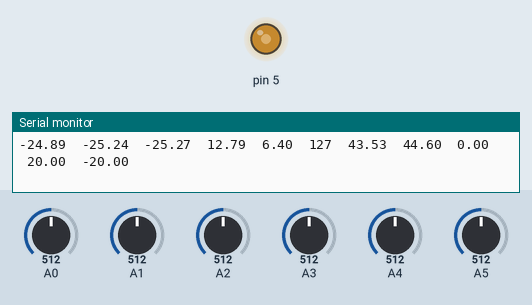
Bench run of a sketch on a simulated Arduino Uno, built with avr-gcc and run on an emulated ATmega328P. On the bench: output pins drawn as LEDs (lit = HIGH), the last lines printed to the serial monitor. Inputs (shaded band) come from the test bench; at power-on: A5 = 512, A3 = 512, A0 = 512, A1 = 512, A2 = 512, A4 = 512.

Above: at 1.2 s.
1.3 s: A5 set to 190
At 2.2 s:
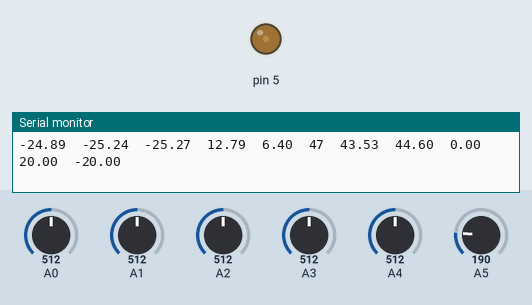
2.8 s: A5 set to 716
At 4.0 s:
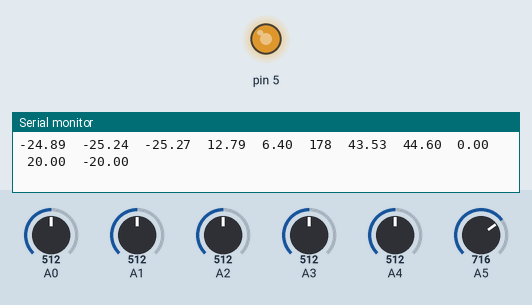
4.3 s: A5 set to 992
At 5.6 s:
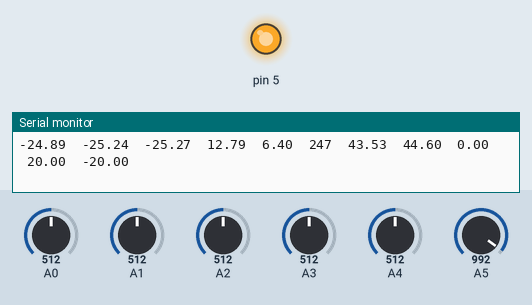
8.8 s: A3 set to 621
11.8 s: A3 set to 653
Timing chart, 0 to 14.8 s (numbered marks = the images above; inputs shaded):
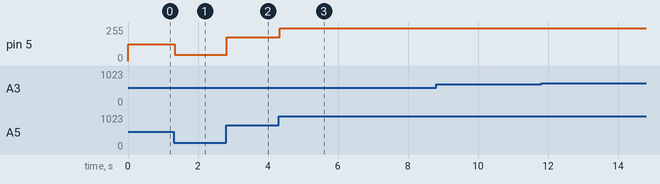

Measured:
- after the input at 1.3 s, pin 5: 127/255 → 47/255 at once
- after the input at 2.8 s, pin 5: 47/255 → 178/255 at once
- after the input at 4.3 s, pin 5: 178/255 → 247/255 at once

The sketch:

tube.pde
```cpp
#define NUM_ITEM 10
#define rad2deg 57.29578
#define deg2rad 0.0175

int valBright = 0;
double x;
double y;
double z;
double xg;
double yg;

static double xarr[] = {0,0,0,0,0,0,0,0,0,0};
static double yarr[] = {0,0,0,0,0,0,0,0,0,0};
static double zarr[] = {0,0,0,0,0,0,0,0,0,0};
static double xrarr[] = {0,0,0,0,0,0,0,0,0,0};
static double yrarr[] = {0,0,0,0,0,0,0,0,0,0};

double last_yOut = 0;
double yOut = 0;
double last_xOut = 0;
double xOut = 0;

double deg = 0.0;
double last_rateAxg = 0.0;

double dt = 0.1;

double xvel = 0;
double last_xvel = 0;
double last_y = 0;
double last_deg = 0;

double psi = 0.0;
double theta = 0.0;
double phi = 0.0;
double last_psi = 0.0;
double last_theta = 0.0;
double last_phi = 0.0;
double last_psidot = 0.0;
double last_thetadot = 0.0;
double last_phidot = 0.0;

double xeul = 0.0;
double yeul = 0.0;
double last_xeul = 0.0;
double last_yeul = 0.0;

double xomg = 0.0;
double last_xomg = 0.0;

void setup() // run once, when the sketch starts
{
  pinMode (5, OUTPUT);
  Serial.begin(19200);
}

void loop()                     // run over and over again
{
  valBright = analogRead(5);
  valBright = map(valBright, 1, 1022, 0, 255);

  // process the accelerometer
  x = analogRead(0);
  x = map(x, 1, 1022, 1, 10000);
  x = (3311 - x)*(9.8 / 667) ;
  y = analogRead(1);
  y = map(y, 1, 1022, 1, 10000);
  y = (3277 - y)*(9.8 / 671) ;
  z = analogRead(2);
  z = map(z, 1, 1022, 1, 10000);
  z = (3262 - z)*(9.8 / 676) ;

  x = moving_avg(x,xarr);
  y = moving_avg(y,yarr);
  z = moving_avg(z,zarr);

  double mag = sqrt(x*x + y*y + z*z);

  double Axr = acos(x/mag);
  double Ayr = acos(y/mag);
  double Azr = acos(z/mag);

  double cosX = x/mag;
  double cosY = y/mag;
  double cosZ = z/mag;

  double test = sqrt(cosX*cosX + cosY*cosY + cosZ*cosZ);

  // process the gyro
  xg = analogRead(4);
  yg = analogRead(3);

  double rateAxg = ((xg*3.3/1023 - 0.921)/0.002) * deg2rad; //add constatc brrti tambah
  double rateAyg = ((yg*3.3/1023 - 0.92)/0.002) * deg2rad;

  rateAxg = moving_avg(rateAxg,xrarr);
  rateAyg = moving_avg(rateAyg,yrarr);

  if ( rateAxg > 0 )
    rateAxg = rateAxg * 2;

  if ( abs(mag - 9.8) < 1.5 )
    yOut = z * 6;
  else
    yOut = last_yOut;

  if ( yOut > 20.0 )
    yOut = 20.0;
  if ( yOut < -20.0 )
    yOut = -20.0;

  if ( x > 0 && y > 0 )
    deg = abs(atan(x/y)) * rad2deg + 180 ;
  else if ( x > 0 && y < 0 )
    deg = 360 - abs(atan(x/y)) * rad2deg ;
  else if ( x < 0 && y < 0 )
    deg = abs(atan(x/y)) * rad2deg + 0 ;
  else if ( x < 0 && y > 0 )
    deg = 180 - abs(atan(x/y)) * rad2deg  ;

  // find w3 from deg
  if ( abs(last_deg - deg) > 200 ){
    if ( last_deg > deg )
      last_deg = last_deg - 360;
    else
      last_deg = last_deg + 360;
  }
  double w3 = (6*(deg - last_deg)) * deg2rad ;


  if ( abs(y) < 0.5)
    y = 0.0;

  if ( abs(rateAxg) < 0.05 )
    rateAxg = 0.0;
  if ( abs(rateAyg) < 0.05 )
    rateAyg = 0.0;
  if ( abs(w3) < 0.1 )
    w3 = 0.0;

//  // Alyssa's kinematics eq
//  // euler's method for angular orientation and angular velocity
//  psi = last_psi + dt * ( sin(last_phi) / cos(last_theta) * rateAyg + cos(last_phi) / cos(last_theta) * w3 ) ;
//
//  theta = last_theta + dt * ( cos(last_phi) * rateAyg - sin(last_phi) * w3 );
//  //theta = -1 * theta;
//  phi = last_phi + dt * ( rateAxg + sin(last_phi) * tan(last_theta) * rateAyg + cos(last_phi) * tan(last_theta) * w3) ;
//  //phi = -1 * phi;
//
//  if ( theta > 1.5 || theta < 0.0)
//    theta = 0.7;
//  if ( psi > 1.5 || theta < 0.0)
//    psi = 0.7;
//  if ( phi > 1.5 || theta < 0.0)
//    phi = 0.7;
//
//
//  // euler's method for integrating velocity to determine the x and y coordinate
//
//  xeul = last_xeul + dt *100* ( rateAxg * ( -1 * sin(psi) * cos(phi) + cos(psi) * sin(theta) * sin(phi) ) + rateAyg * ( cos(psi) * cos(theta) ) );
//
//  yeul = last_yeul + dt *100* ( -1 * rateAxg * ( cos(psi) * cos(phi) + sin(psi) * sin(theta) * sin(phi) ) + rateAyg * ( sin(psi) * cos(theta) ) );
//
//  if ( xeul > 20.0 )
//    xeul = 20.0;
//  if ( xeul < -20.0 )
//    xeul = -20.0;

  // last idea
  xomg = last_xomg + ( rateAxg * sin(deg*deg2rad) + rateAyg * cos(deg*deg2rad)*25 );


  if ( xomg > 20.0 )
    xomg = 20.0;
  if ( xomg < -20.0 )
    xomg = -20.0;

  analogWrite(5, valBright);

   Serial.print(x);
   Serial.print("\t");
   Serial.print(y);
   Serial.print("\t");
   Serial.print(z);
   Serial.print("\t");
   Serial.print(rateAxg);
   Serial.print("\t");
   Serial.print(rateAyg);
   Serial.print("\t");
   Serial.print(valBright);
   Serial.print("\t");
   Serial.print(mag);
   Serial.print("\t");
   Serial.print(deg);
   Serial.print("\t");
   Serial.print(w3);
   Serial.print("\t");
   Serial.print(xomg);
   Serial.print("\t");
   Serial.print(yOut);
   Serial.print("\n");

   last_yOut = yOut;
   last_xOut = xOut;
   last_xvel = xvel;
   last_y = y;
   last_rateAxg = rateAxg;
   last_deg = deg;

   last_psi = psi;
   last_theta = theta;
   last_phi = phi;

   last_xeul = xeul;
   last_yeul = yeul;

   last_xomg = xomg;
   //delay(100);
}

double moving_avg(double num, double *arr)
{
    int i;
    float sum = 0;

    for (i = NUM_ITEM - 1;i > 0;i--) {
        arr[i] = arr[i - 1];
    }

    arr[0] = num;


    for (i = 0;i < NUM_ITEM;i++) {
        sum += arr[i];
    }

    return sum / NUM_ITEM;
}
```
